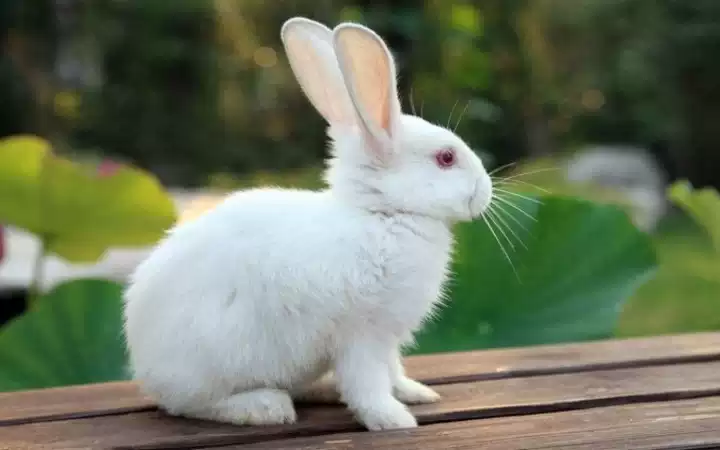
#> input picture image/rbt.jpg, 720 x 450 px
$ jupyter execute '膨脹與腐蝕.ipynb'
#> lines starting #> are read from the running program, lines starting #| are printed output that depends on the picture; after the words box and inside, x2 and y2 are one past the last pixel; in counts of white or black regions, pixels touching at a corner belong together
[cell 1]
import cv2 as cv
import numpy as np
import matplotlib.pyplot as plt

[cell 2]
def print_img(img, label=""):
    # 顯示圖片用
    plt.imshow(img, cmap=plt.cm.gray)
    plt.xticks([])
    plt.yticks([])
    plt.ylabel(label)
    plt.xlabel("type:{}, shape:{}".format(img.dtype, img.shape))
    plt.show()

[cell 3]
img_src = cv.imread('../image/rbt.jpg')
#> img_src is the input picture: shape (450, 720, 3); mean B, G, R 96.1, 118.6, 109.7
print_img(img_src, 'src')

[cell 4]
img_gray = cv.cvtColor(img_src, cv.COLOR_RGB2GRAY)
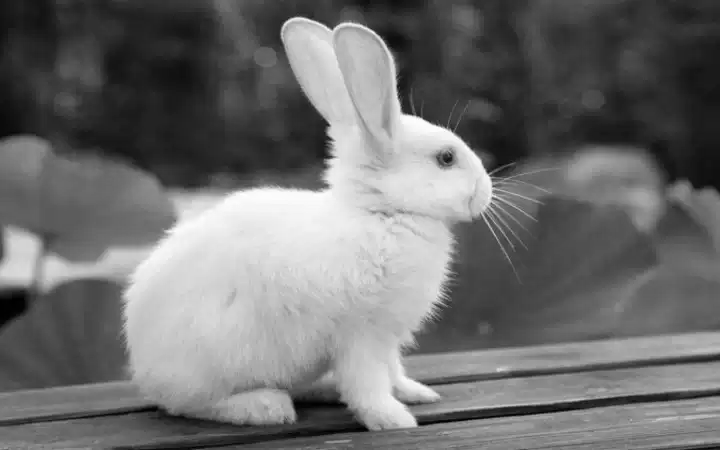
#> img_gray: shape (450, 720); min 0, max 255, mean 110.9
print_img(img_gray, 'gray')

# 圖像二值化

[cell 5]
ret, img_bin = cv.threshold(img_gray, 160, 255, cv.THRESH_BINARY)
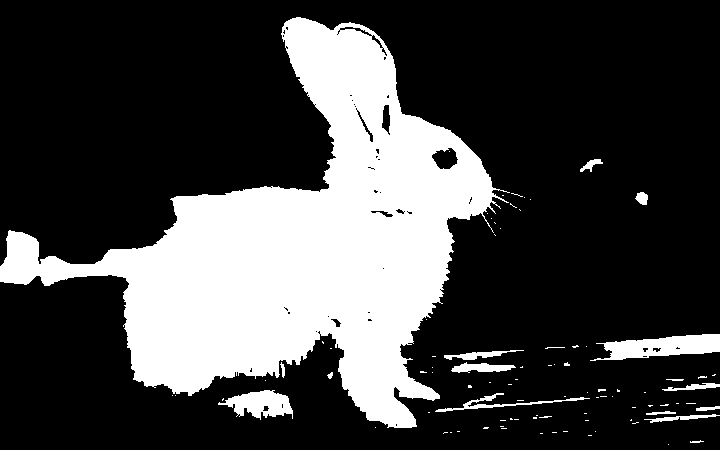
#> img_bin: shape (450, 720); 26.5% white; 90 white regions (73 under 20 px), largest, box (x1, y1, x2, y2) and area: (0, 17, 510, 428) 79841, (590, 334, 720, 361) 2054, (218, 390, 293, 420) 1285
print_img(img_bin)

# 腐蝕
* 將亮區域區縮小並區隔開來
* 可以消除斑點雜訊

[cell 6]
ksize = 3
kernel = np.ones((ksize, ksize), dtype=np.uint8)
print_img(cv.erode(img_bin, kernel, iterations=1))
#> call 4 of print_img, with label = ''
#> in print_img (call 4), `plt.show()`:
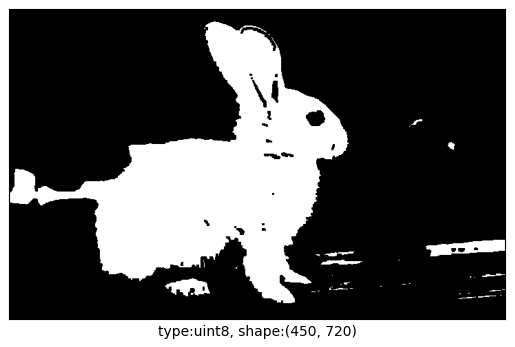
#> figure drawn by matplotlib, 1 panel

# 膨脹
* 將亮區域放大盡可能連接
* 可能放大斑點雜訊

[cell 7]
ksize = 3
kernel = np.ones((ksize, ksize), dtype=np.uint8)
print_img(cv.dilate(img_bin, kernel, iterations=1))
#> in print_img (call 5), `plt.show()`:
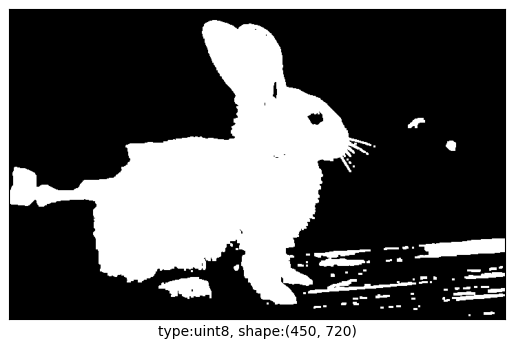
#> figure drawn by matplotlib, 1 panel

# 開運算
* 效果與腐蝕相似但可以更精準的分割區域
* 先腐蝕後膨脹

[cell 8]
def mop_open(img, ksize=3, iterations=1):
#> called with ksize = 3, iterations = 3
    kernel = np.ones((ksize, ksize), dtype=np.uint8)

    # (腐蝕->腐蝕...) => (膨脹->膨脹...)
    img_erode = cv.erode(img, kernel, iterations=iterations)
#> img_erode: shape (450, 720); 21.8% white; 8 white regions (5 under 20 px), largest, box (x1, y1, x2, y2) and area: (0, 21, 489, 425) 69163, (608, 337, 720, 357) 984, (235, 394, 285, 414) 485
    img_dilate = cv.dilate(img_erode, kernel, iterations=iterations)
#> img_dilate: shape (450, 720); 25.3% white; 7 white regions, largest, box (x1, y1, x2, y2) and area: (0, 18, 492, 428) 78747, (605, 334, 720, 360) 1866, (232, 391, 291, 417) 1116
    return img_dilate

[cell 9]
print_img(mop_open(img_bin, 3, 3), 'mop_open3')
print_img(mop_open(img_bin, 3, 5), 'mop_open5')
#> in mop_open (call 2), `img_erode = cv.erode(img, kernel, iterations=iterations)`: img_erode: shape (450, 720); 19.5% white; 6 white regions (1 under 20 px), largest, box (x1, y1, x2, y2) and area: (0, 23, 487, 423) 62497, (677, 339, 720, 349) 298, (240, 396, 277, 410) 189, (617, 346, 638, 355) 143, (666, 342, 672, 350) 36
#> in mop_open (call 2), `img_dilate = cv.dilate(img_erode, kernel, iterations=iterations)`: img_dilate: shape (450, 720); 24.9% white; 4 white regions, box (x1, y1, x2, y2) and area: (0, 18, 492, 428) 78203, (661, 334, 720, 355) 1064, (235, 391, 282, 415) 859, (612, 341, 643, 360) 543
print_img(mop_open(img_bin, 3, 7), 'mop_open7')
#> in mop_open (call 3), `img_erode = cv.erode(img, kernel, iterations=iterations)`: img_erode: shape (450, 720); 17.4% white; 10 white regions (5 under 20 px), largest, box (x1, y1, x2, y2) and area: (108, 26, 485, 417) 55505, (0, 239, 32, 277) 593, (687, 341, 720, 347) 132, (48, 266, 63, 275) 81, (619, 348, 636, 351) 42
#> in mop_open (call 3), `img_dilate = cv.dilate(img_erode, kernel, iterations=iterations)`: img_dilate: shape (450, 720); 24.2% white; 7 white regions, largest, box (x1, y1, x2, y2) and area: (101, 19, 492, 428) 74444, (0, 232, 39, 284) 1671, (680, 334, 720, 354) 748

# 閉運算
* 效果與膨脹相似但能保留更多細節
* 先膨脹後腐蝕

[cell 10]
def mop_close(img, ksize=3, iterations=1):
#> called with ksize = 3, iterations = 3
    kernel = np.ones((ksize, ksize), dtype=np.uint8)

    # (膨脹->膨脹...) => (腐蝕->腐蝕...)
    img_dilate = cv.dilate(img, kernel, iterations=iterations)
#> img_dilate: shape (450, 720); 32.5% white; 31 white regions, largest, box (x1, y1, x2, y2) and area: (0, 14, 534, 431) 89982, (587, 331, 720, 364) 3105, (425, 386, 623, 416) 2274
    img_erode = cv.erode(img_dilate, kernel, iterations=iterations)
#> img_erode: shape (450, 720); 27.3% white; 53 white regions (37 under 20 px), largest, box (x1, y1, x2, y2) and area: (0, 17, 510, 428) 81521, (590, 334, 720, 361) 2115, (218, 390, 293, 420) 1409
    return img_erode

[cell 11]
print_img(mop_close(img_bin, 3, 3), 'mop_close3')
print_img(mop_close(img_bin, 3, 5), 'mop_close5')
#> in mop_close (call 2), `img_dilate = cv.dilate(img, kernel, iterations=iterations)`: img_dilate: shape (450, 720); 36.1% white; 15 white regions, largest, box (x1, y1, x2, y2) and area: (0, 12, 625, 433) 104779, (540, 329, 720, 366) 4371, (625, 398, 720, 429) 2396
#> in mop_close (call 2), `img_erode = cv.erode(img_dilate, kernel, iterations=iterations)`: img_erode: shape (450, 720); 27.9% white; 34 white regions (23 under 20 px), largest, box (x1, y1, x2, y2) and area: (0, 17, 613, 428) 86116, (590, 334, 720, 361) 2160, (644, 403, 720, 423) 843
print_img(mop_close(img_bin, 3, 7), 'mop_close7')
#> in mop_close (call 3), `img_dilate = cv.dilate(img, kernel, iterations=iterations)`: img_dilate: shape (450, 720); 39.3% white; 8 white regions, largest, box (x1, y1, x2, y2) and area: (0, 10, 627, 443) 114026, (538, 327, 720, 373) 5852, (623, 367, 720, 431) 4776
#> in mop_close (call 3), `img_erode = cv.erode(img_dilate, kernel, iterations=iterations)`: img_erode: shape (450, 720); 29.2% white; 12 white regions (6 under 20 px), largest, box (x1, y1, x2, y2) and area: (0, 17, 620, 436) 89375, (545, 334, 720, 366) 2478, (630, 374, 720, 424) 2431, (580, 159, 603, 172) 145, (635, 192, 648, 205) 121, (690, 440, 704, 450) 95

# 開閉普通用法
* 一般會先使用腐蝕或閉運算消除斑點雜訊
* 之後開閉迭代

[cell 12]
def mop_open_close(img, ksize=3, iterations=1):

    # 消除斑點雜訊
    img_init = mop_close(img, ksize, 1)
#> in mop_close (call 4), `img_dilate = cv.dilate(img, kernel, iterations=iterations)`: img_dilate: shape (450, 720); 28.6% white; 64 white regions (28 under 20 px), largest, box (x1, y1, x2, y2) and area: (0, 16, 526, 429) 83647, (589, 333, 720, 362) 2438, (217, 389, 294, 421) 1613
#> in mop_close (call 4), `img_erode = cv.erode(img_dilate, kernel, iterations=iterations)`: img_erode: shape (450, 720); 26.7% white; 78 white regions (62 under 20 px), largest, box (x1, y1, x2, y2) and area: (0, 17, 510, 428) 80444, (590, 334, 720, 361) 2108, (218, 390, 293, 420) 1343

    # 先開後關
    output = mop_open(img_init, ksize, iterations)
#> call 4 of mop_open, with ksize = 3, iterations = 5
#> in mop_open (call 4), `img_erode = cv.erode(img, kernel, iterations=iterations)`:
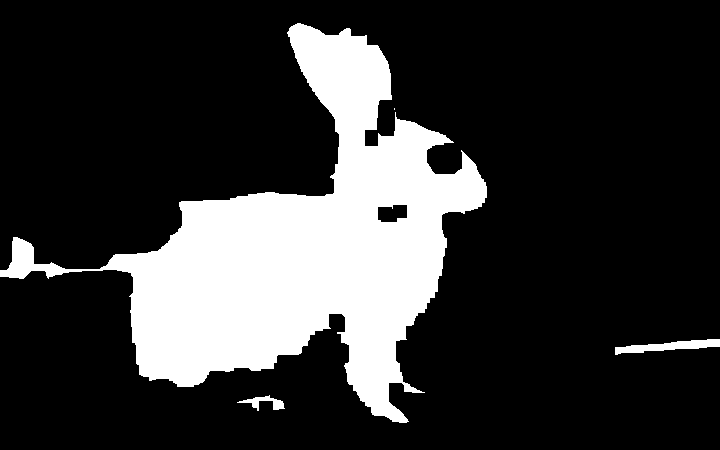
#> img_erode: shape (450, 720); 20.8% white; 4 white regions (1 under 20 px), largest, box (x1, y1, x2, y2) and area: (0, 23, 487, 423) 66410, (615, 339, 720, 355) 797, (237, 395, 285, 411) 285
#> in mop_open (call 4), `img_dilate = cv.dilate(img_erode, kernel, iterations=iterations)`:
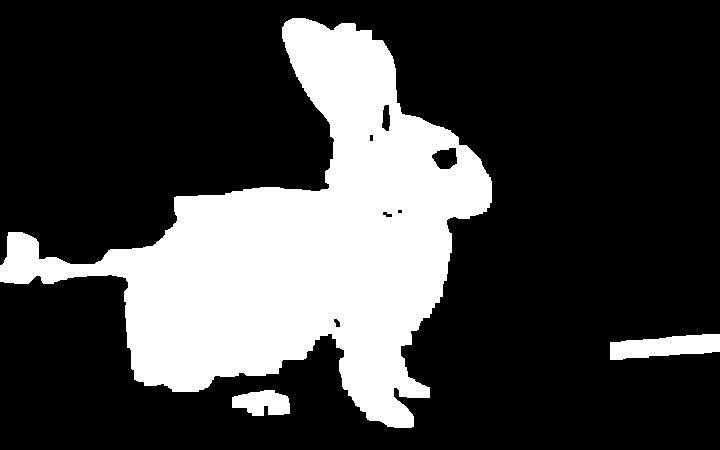
#> img_dilate: shape (450, 720); 25.5% white; 3 white regions, box (x1, y1, x2, y2) and area: (0, 18, 492, 428) 79645, (610, 334, 720, 360) 2017, (232, 390, 290, 416) 1115
    output = mop_close(output, ksize, iterations)
#> in mop_close (call 5), `img_dilate = cv.dilate(img, kernel, iterations=iterations)`:
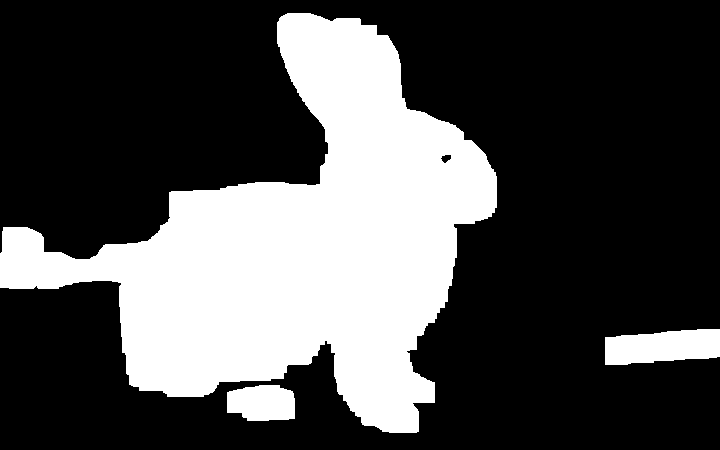
#> img_dilate: shape (450, 720); 29.9% white; 3 white regions, box (x1, y1, x2, y2) and area: (0, 13, 497, 433) 91554, (605, 329, 720, 365) 3337, (227, 385, 295, 421) 2091
#> in mop_close (call 5), `img_erode = cv.erode(img_dilate, kernel, iterations=iterations)`:
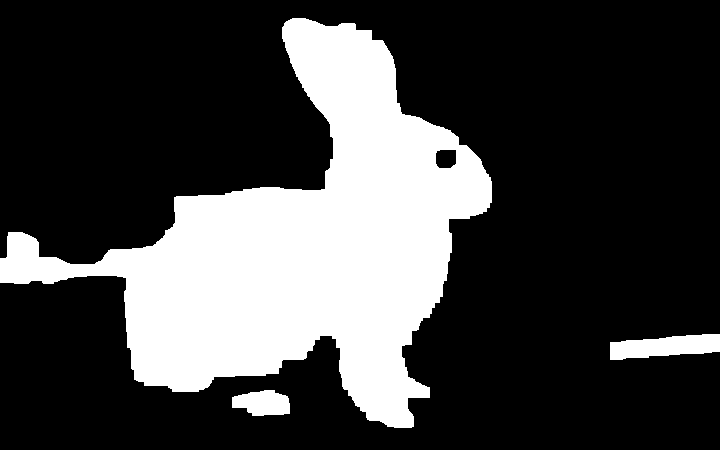
#> img_erode: shape (450, 720); 25.8% white; 3 white regions, box (x1, y1, x2, y2) and area: (0, 18, 492, 428) 80359, (610, 334, 720, 360) 2017, (232, 390, 290, 416) 1151
    return output

def mop_close_open(img, ksize=3, iterations=1):

    # 消除斑點雜訊
    img_init = mop_close(img, ksize, 1)

    # 先關後開
    output = mop_close(img_init, ksize, iterations)
    output = mop_open(output, ksize, iterations)
#> in mop_open (call 5), `img_erode = cv.erode(img, kernel, iterations=iterations)`:
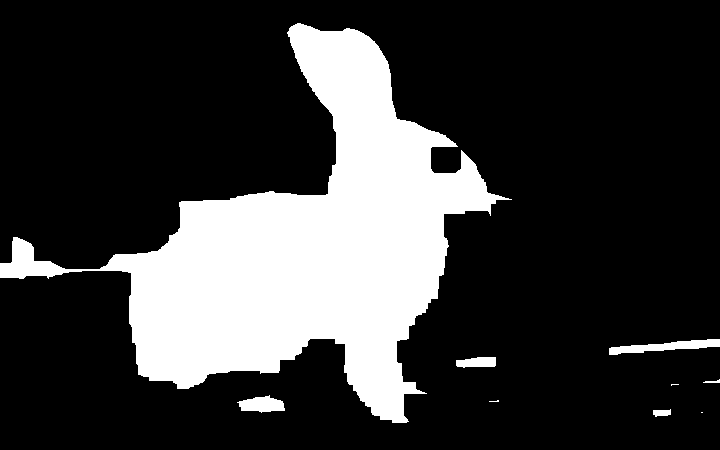
#> img_erode: shape (450, 720); 22.4% white; 9 white regions (3 under 20 px), largest, box (x1, y1, x2, y2) and area: (0, 23, 512, 423) 70588, (609, 339, 720, 355) 849, (237, 395, 285, 413) 568, (456, 357, 496, 368) 355, (653, 409, 671, 417) 106, (703, 379, 720, 383) 36
#> in mop_open (call 5), `img_dilate = cv.dilate(img_erode, kernel, iterations=iterations)`:
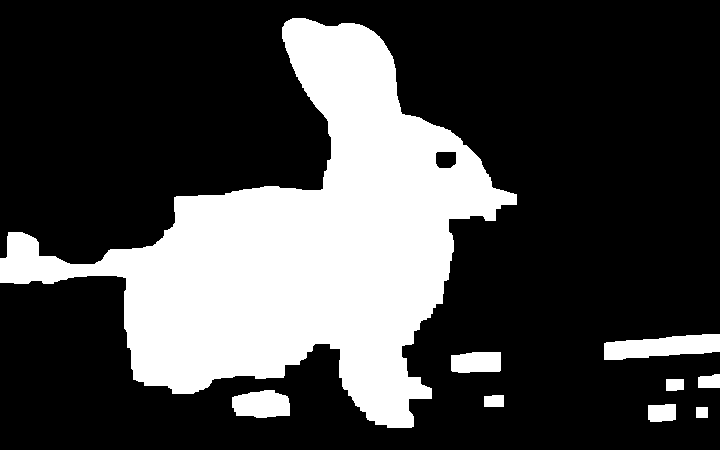
#> img_dilate: shape (450, 720); 27.1% white; 9 white regions, largest, box (x1, y1, x2, y2) and area: (0, 18, 517, 428) 82144, (604, 334, 720, 360) 2129, (232, 390, 290, 418) 1328
